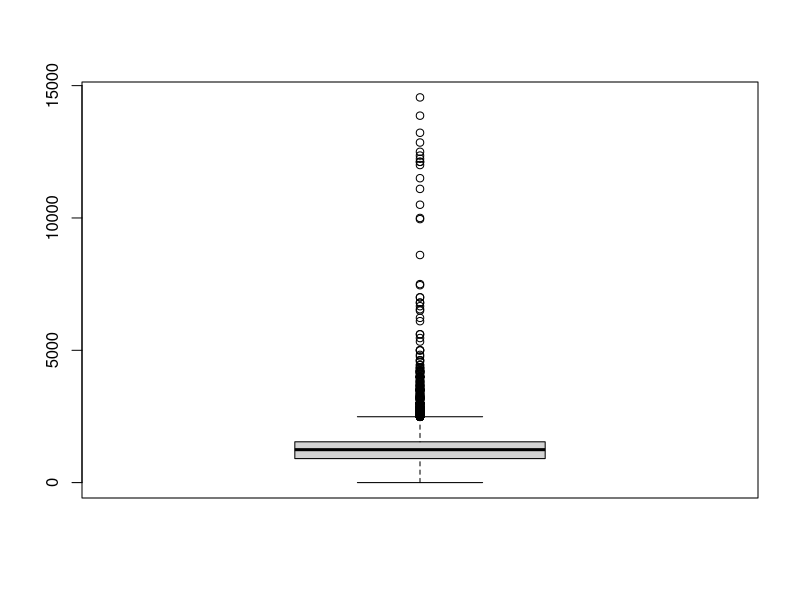
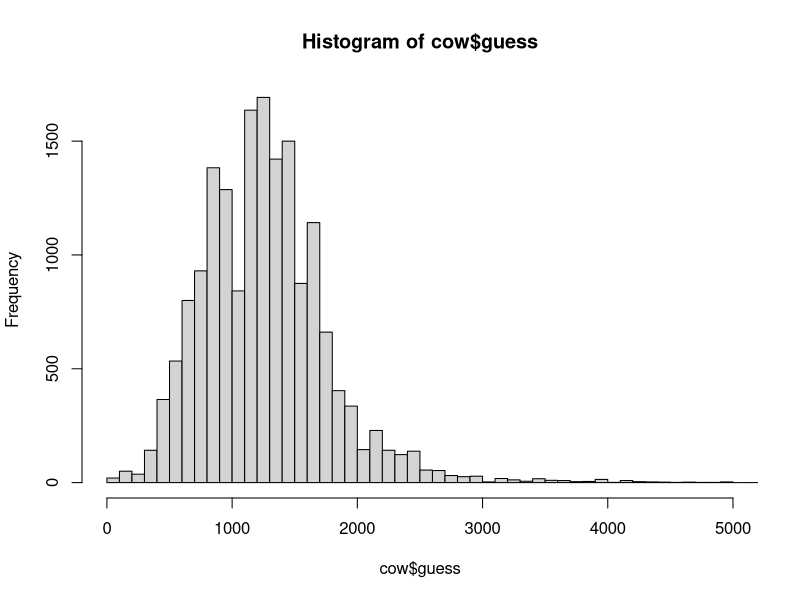

R code for these plots, in order:
#Exploring Planet Money Cow datasets

#Load in data

cow <- read.csv("Planet Money Cow Data.csv")

print(class(cow))

print(dim(cow))

#tabulate data and check for missing values

table(is.na(cow$guess)) #no empty values

summary(cow$guess)

boxplot(cow$guess)

hist(cow$guess,breaks=200,xlim=range(1,5000,200))

print(mean(cow$guess))

print(sd(cow$guess))

#The sample mean is 1287 and the standard deviation is 622.
#The graph is roughly symmetrical about the mean, with an approximate bell shape
#and guesses far from the mean being unnlikely. SO, I think that a normal
#distribution is suitable.

#number of standard errors from thhe actual weight of 1355:

st_error=sd(cow$guess)
mean_guess=mean(cow$guess)

num_standard_errors = abs(1355-mean_guess)/st_error

#the number of standard errors in 0.109


